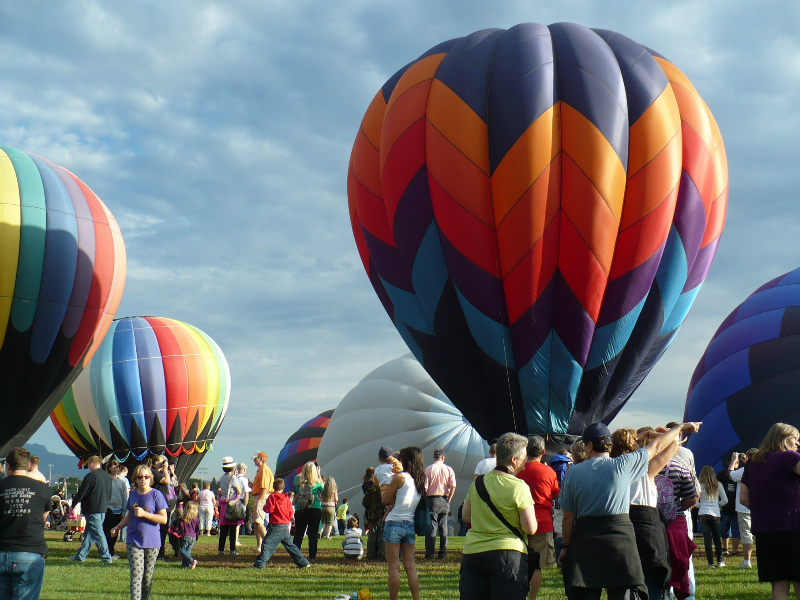
#> input picture aprendendo Python/python_opencv/fotos/balao.jpg, 800 x 600 px, found by its file name
$ python 'questão5.py'   (older library calls are emulated)
#> lines starting #> are read from the running program, lines starting #| are printed output that depends on the picture; after the words box and inside, x2 and y2 are one past the last pixel; in counts of white or black regions, pixels touching at a corner belong together
import cv2
from matplotlib import pyplot as plt

def showImage(image):
  plt.imshow(image)
  plt.show()

image = cv2.imread("drive/MyDrive/fotos/balao.jpg")
#> image is the input picture: shape (600, 800, 3); mean B, G, R 118.3, 115.1, 113.6
image = cv2.cvtColor(image, cv2.COLOR_BGR2GRAY)
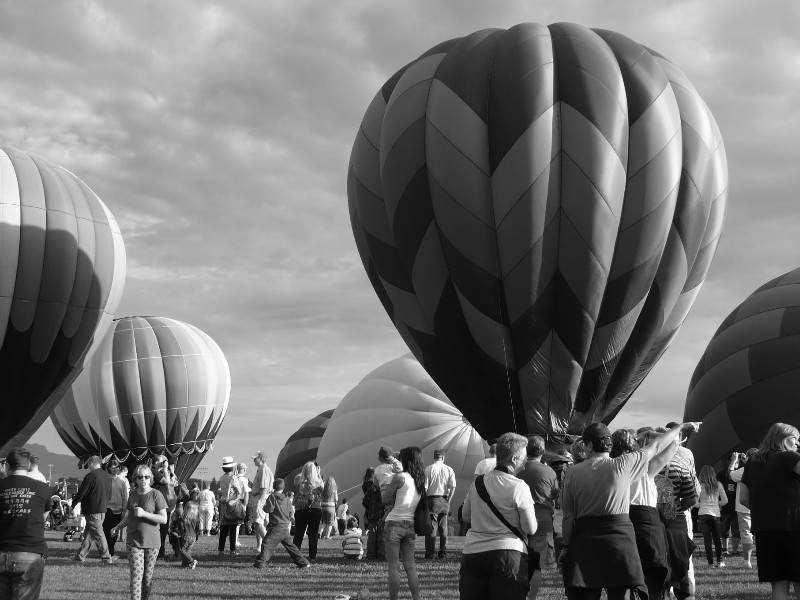
#> image: shape (600, 800); min 1, max 255, mean 115
image = cv2.cvtColor(image, cv2.COLOR_BGR2RGB)
#> image: shape (600, 800, 3)
image_sobelx = cv2.Sobel(src=image, ddepth=cv2.CV_64F, dx=1, dy=0, ksize=3)
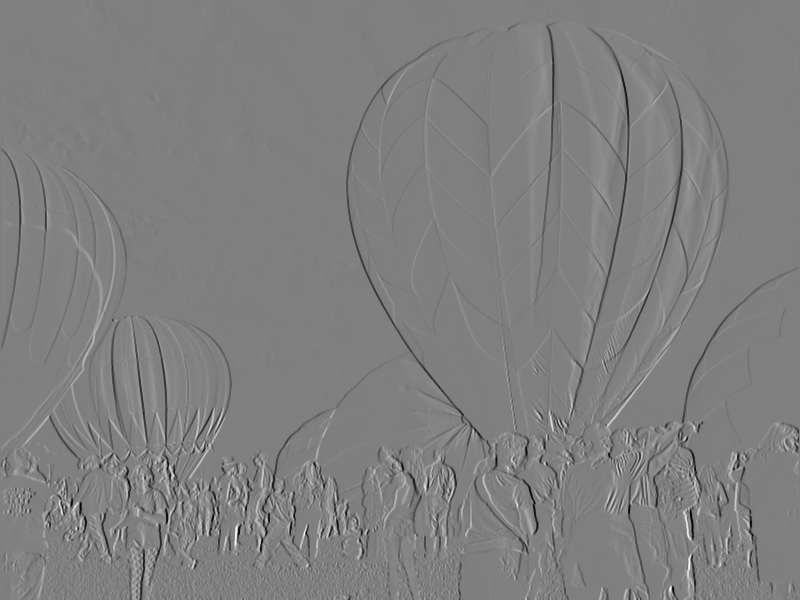
#> image_sobelx: shape (600, 800, 3) float64; min -938, max 931, mean 0; drawn with min black and max white
image_sobely = cv2.Sobel(src=image, ddepth=cv2.CV_64F, dx=0, dy=1, ksize=3)
image_sobelxy = cv2.Sobel(src=image, ddepth=cv2.CV_64F, dx=1, dy=1, ksize=3)
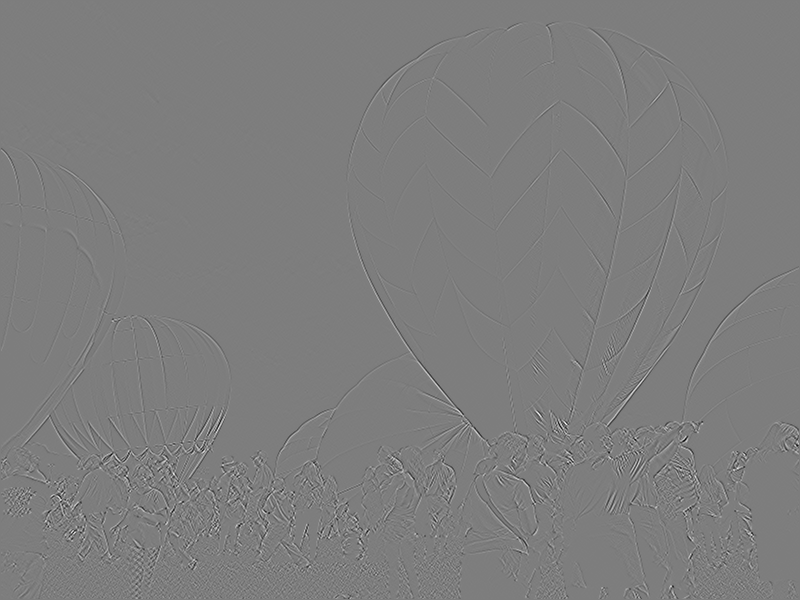
#> image_sobelxy: shape (600, 800, 3) float64; min -364, max 374, mean 0; drawn with min black and max white
image_sobelxy2 = cv2.addWeighted(image_sobelx, 0.5, image_sobely, 0.5, 0)
showImage(image)
showImage(image_sobelx)
#> in showImage (call 2), `plt.show()`:
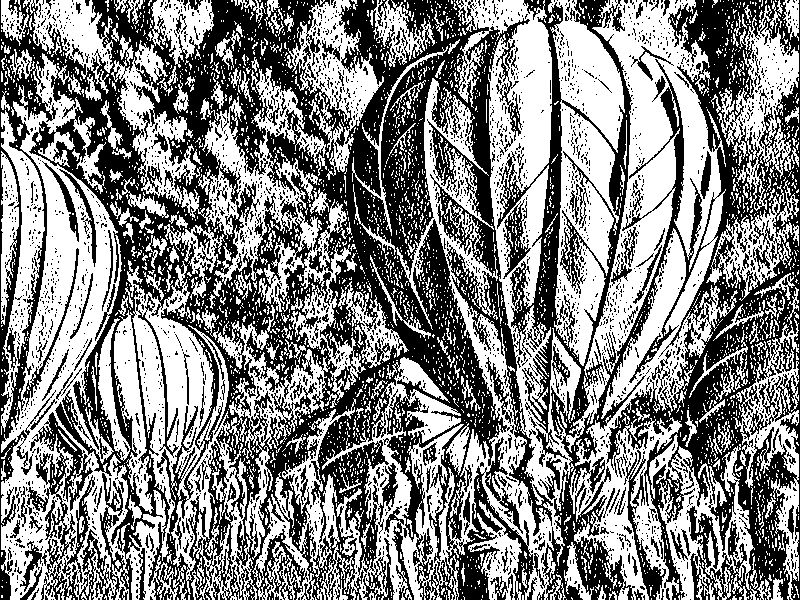
#> shown: shape (600, 800, 3) float64; values 0 (black) and 1 (white), 51.9% white; 2939 black regions (2748 under 20 px), largest, box (x1, y1, x2, y2) and area: (0, 0, 553, 600) 140327, (497, 0, 800, 600) 62527, (624, 450, 666, 600) 1306
showImage(image_sobely)
#> in showImage (call 3), `plt.show()`:
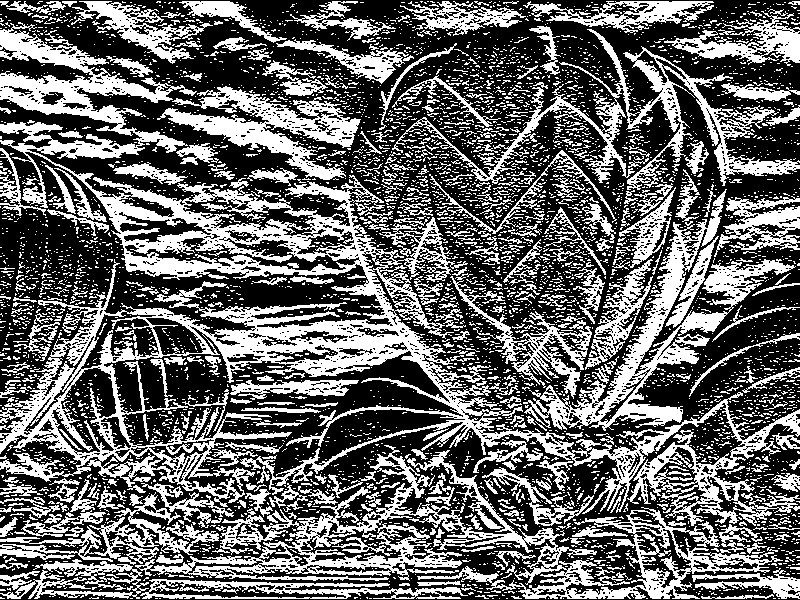
#> shown: shape (600, 800, 3) float64; values 0 (black) and 1 (white), 40.2% white; 5141 white regions (4715 under 20 px), largest, box (x1, y1, x2, y2) and area: (0, 22, 800, 526) 59780, (135, 445, 783, 599) 19006, (523, 189, 796, 431) 10219
showImage(image_sobelxy)
#> in showImage (call 4), `plt.show()`:
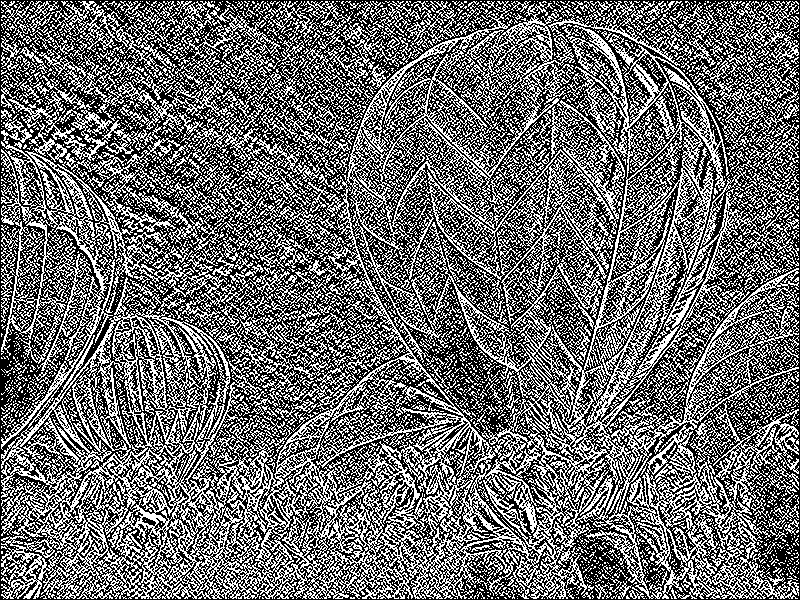
#> shown: shape (600, 800, 3) float64; values 0 (black) and 1 (white), 42.3% white in thin lines or dots
showImage(image_sobelxy2)
#> in showImage (call 5), `plt.show()`:
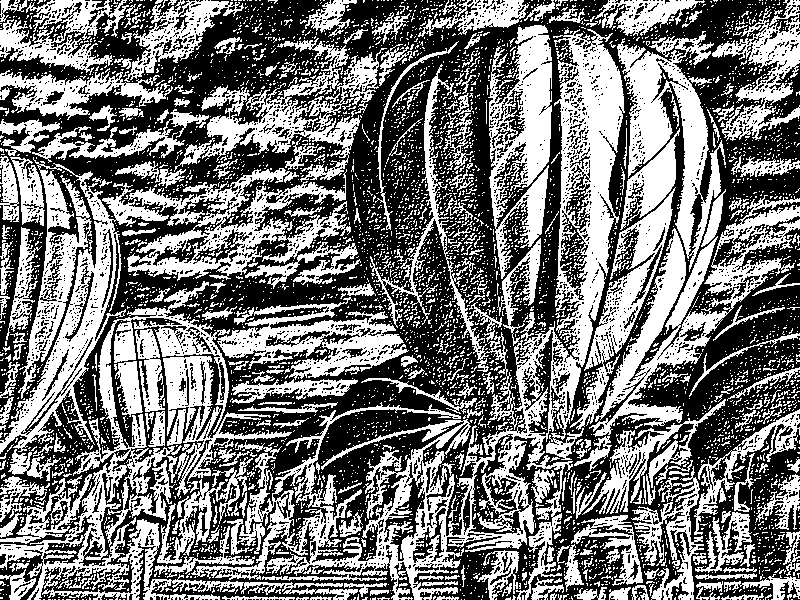
#> shown: shape (600, 800, 3) float64; values 0 (black) and 1 (white), 46.5% white; 5106 white regions (4768 under 20 px), largest, box (x1, y1, x2, y2) and area: (191, 29, 625, 600) 36146, (0, 281, 292, 600) 15832, (0, 157, 169, 454) 13016

$ run again, with aprendendo Python/python_opencv/fotos/pessoas em um circulo.jpg copied over aprendendo Python/python_opencv/fotos/balao.jpg
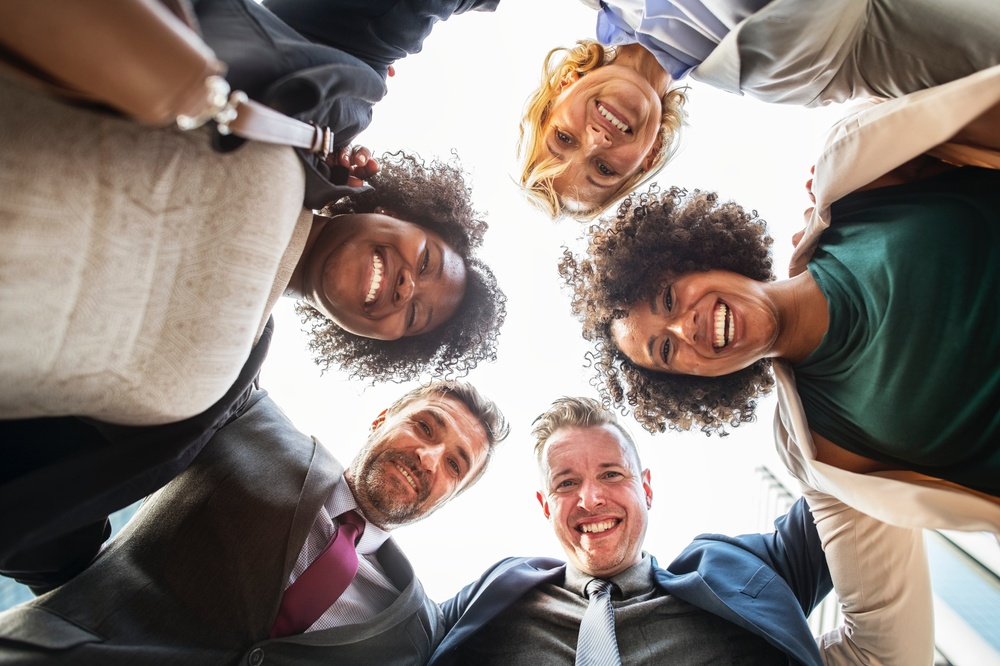
#> input picture aprendendo Python/python_opencv/fotos/pessoas em um circulo.jpg, 1000 x 666 px, shrunk from 4000 x 2666 before the run, found by its file name
#> image is the input picture: shape (666, 1000, 3); mean B, G, R 120.2, 125.9, 137.1
#> in showImage (call 2), `plt.show()`:
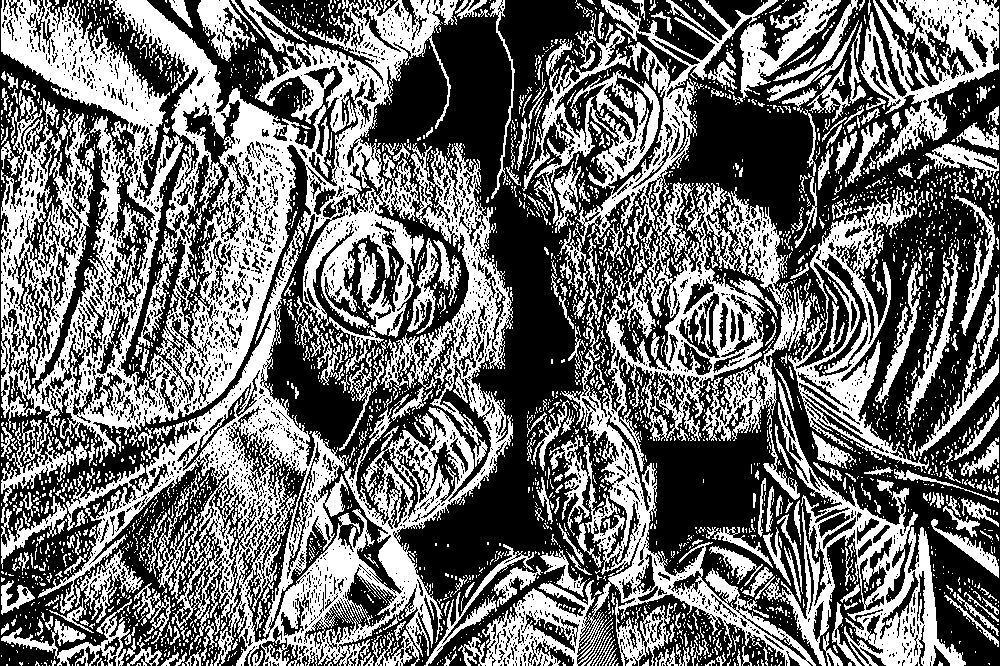
#> shown: shape (666, 1000, 3) float64; values 0 (black) and 1 (white), 43.6% white; 3396 white regions (2943 under 20 px), largest, box (x1, y1, x2, y2) and area: (1, 0, 458, 463) 80524, (458, 0, 816, 666) 51914, (38, 143, 513, 666) 50478
#> in showImage (call 5), `plt.show()`:
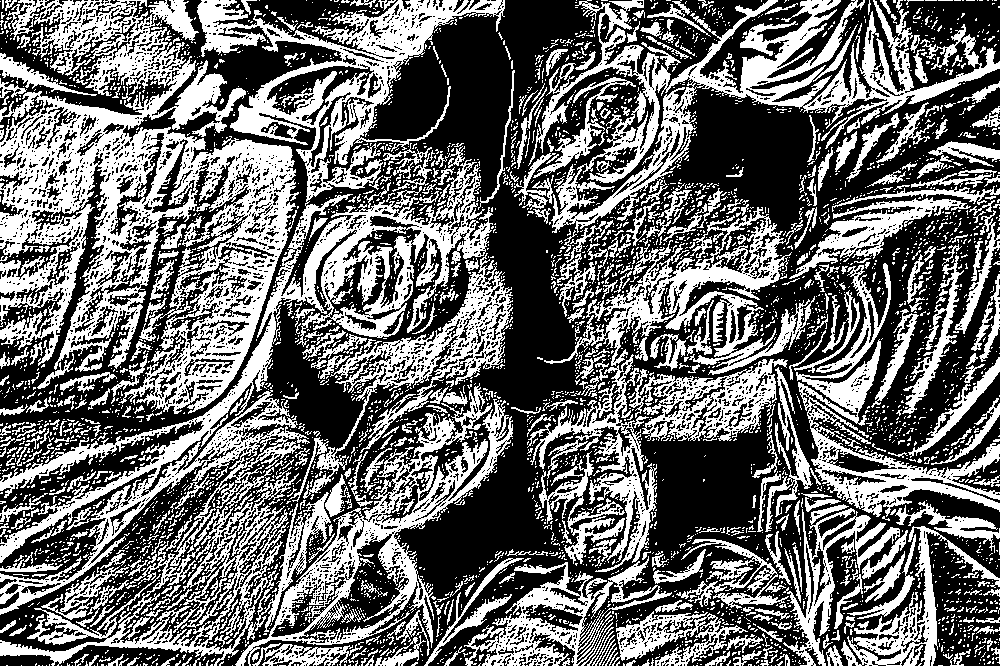
#> shown: shape (666, 1000, 3) float64; values 0 (black) and 1 (white), 42.4% white; 4333 white regions (3808 under 20 px), largest, box (x1, y1, x2, y2) and area: (0, 0, 505, 666) 53000, (0, 0, 299, 414) 52702, (528, 0, 1000, 233) 22535
